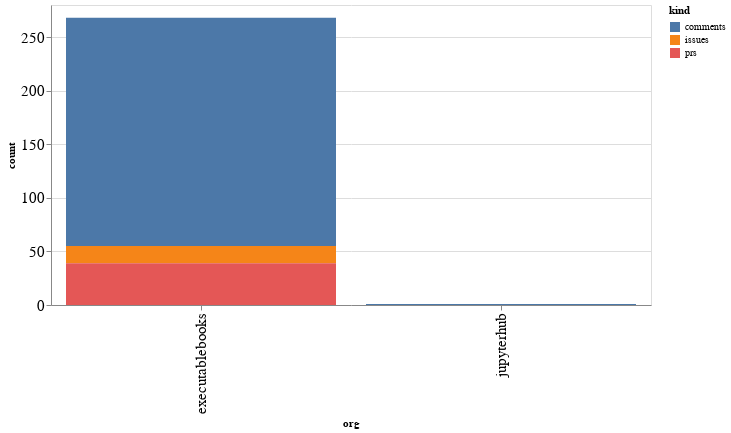

Notebook code cell kept with this figure:
### Code cell
alt.Chart(org_summaries, width=600).mark_bar().encode(
    x='org',
    y='count',
    color='kind',
    tooltip="org"
)

### Figure 1 — Vega-Lite specification as saved in the notebook (floating-point values rounded to 4 significant figures)
{"config": {"axisLeft": {"labelFontSize": 15}, "axisBottom": {"labelFontSize": 15}}, "data": {"name": "data-44a2eadd5bf0a806204d45ed6ca0a2ed"}, "mark": "bar", "encoding": {"color": {"type": "nominal", "field": "kind"}, "tooltip": {"type": "nominal", "field": "org"}, "x": {"type": "nominal", "field": "org"}, "y": {"type": "quantitative", "field": "count"}}, "width": 600, "$schema": "https://vega.github.io/schema/vega-lite/v4.8.1.json", "datasets": {"data-44a2eadd5bf0a806204d45ed6ca0a2ed": [{"org": "executablebooks", "kind": "comments", "count": 213}, {"org": "executablebooks", "kind": "issues", "count": 16}, {"org": "executablebooks", "kind": "prs", "count": 39}, {"org": "jupyterhub", "kind": "comments", "count": 1}]}}
